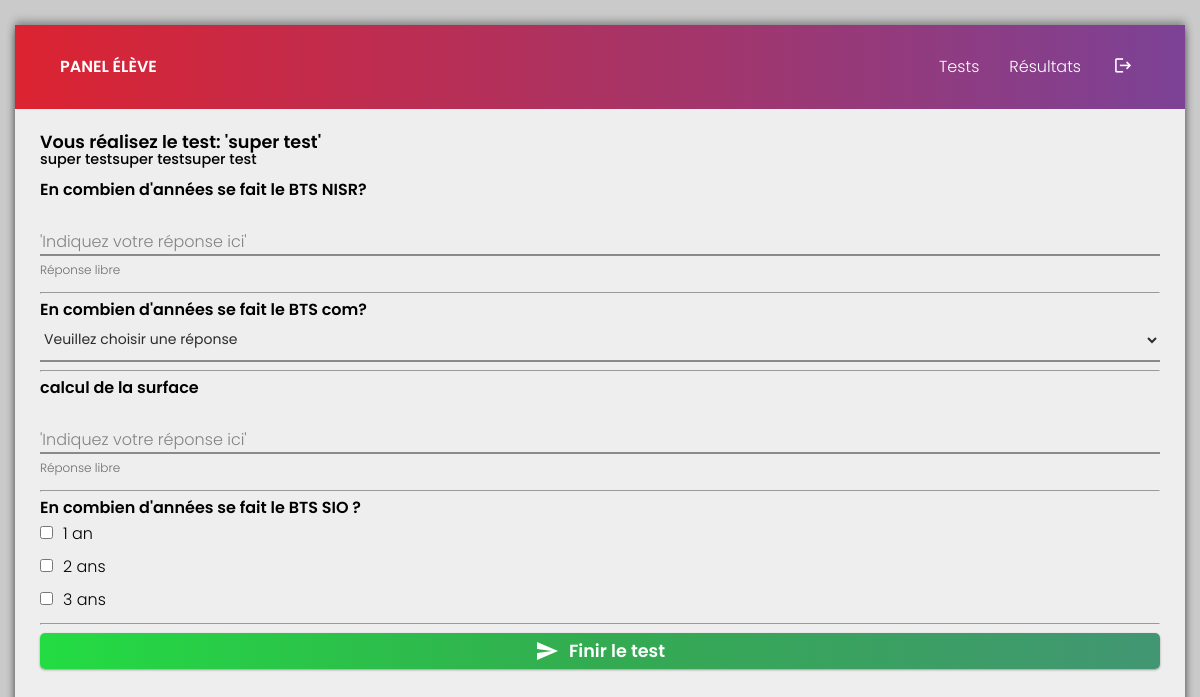
Page /?action=fairetest&id=1 (signed in) on the committed database.
### tables this page shows
CREATE TABLE `tests` (
  `id` int(11) NOT NULL,
  `titre` varchar(50) NOT NULL,
  `description` text NOT NULL,
  `temps` text NOT NULL,
  `date_max` text NOT NULL,
  `date_creation` text NOT NULL,
  `date_publish` text NOT NULL,
  `tentatives` text NOT NULL,
  `questions` text NOT NULL,
  `publication` text NOT NULL,
  `categorie` text NOT NULL,
  `auteur` text NOT NULL,
  `arrondi_note` text NOT NULL
);

CREATE TABLE `questions` (
  `id` int(11) NOT NULL,
  `intitule` text NOT NULL,
  `propositions` text NOT NULL,
  `reponses` text NOT NULL,
  `format` int(11) NOT NULL,
  `niveau` int(11) NOT NULL,
  `categorie` int(11) NOT NULL,
  `auteur_id` int(11) NOT NULL,
  `date_creation` text NOT NULL,
  `date_modification` text NOT NULL,
  `valeur_pts` float NOT NULL
);

### app/sys/connexion.php (called while the page is built, shortened)
<?php
    function getPDO() {
        $user = 'root';
        $pass = '';
        $pdo_options[PDO::MYSQL_ATTR_INIT_COMMAND] = "SET NAMES 'UTF8'";
        return $connexion = new PDO('mysql:host=localhost;dbname=proj_ap', $user, $pass, $pdo_options);
    }
?>

### app/tests/tests_do.php (the view, shortened to what this page needs)
<?php
    if(isset($_SESSION["user"])) {
        $requestedTest = htmlentities($_GET["id"]);
        $sql = "SELECT * FROM tests WHERE id=?";
        $stm = getPDO()->prepare($sql);
        $stm->execute([$requestedTest]);
        $test = $stm->fetch();
        $auteur_id  = getUserSessionId();
        if(!$test) {
            echo "Le test demandé n'est plus disponible.";
        }
        else {
            if($test["publication"] == 0) {
                echo "Le test demandé n'est pas publié.";
            }
            else {
                if(time() > $test["date_max"]) {
                    echo "Le test demandé n'est plus disponible (temps écoulé).";
                }
                else {
                    $sql = "SELECT * FROM tentatives WHERE test_id=? AND auteur_id=?";
                    $stm = getPDO()->prepare($sql);
                    $stm->execute([$requestedTest, $auteur_id]);
                    $tentative = $stm->fetch();
                    if($tentative) {
                        echo "Vous avez déjà réalisé ce test.";
                    }
                    else {
                        $pageTestId = $test["id"];
                        $pageTestTitre = $test["titre"];
                        $pageTestDesc = $test["description"];
                        echo "
                        <div class='body-content' id='test_create'>
                        <div class='testcreate-page'>
                            <div class='form-block'>
                                <h4>Vous réalisez le test: '" . $pageTestTitre . "'</h4>
                                <h6>" . $pageTestDesc . "</h6>
                                <br>
                                <form action='app/tests/tests_finish.php' method='post' id='test-finish'>
                                    <input type='text' name='testid' value='" . $pageTestId . "' style='display:none'>
                        ";
                        $sql = "SELECT * FROM questions";
                        $stm = getPDO()->query($sql);
                        $questions = $stm->fetchAll();
                        $testQuestions = json_decode($test["questions"], true);
                        foreach($questions as $question) {
                            foreach($testQuestions as $testQuestion) {
                                if($question["id"] == $testQuestion) {
                                    echo "<div class='question' id='" . $question["id"] . "' type='" . $question["format"] . "'>";
                                    if($question["format"] == 0) {
                                        echo "<b>" . $question["intitule"] . "</b>";
                                        echo "
                                            <label class='has-float-label'>
                                                <input placeholder=' ' type='text' name='" . $question["id"] . "'>
                                                <span class='label'>'Indiquez votre réponse ici'</span>
                                                <div class='helper'>Réponse libre</div>
                                                <div class='error'>Erreur: Doit être de 2 caractères minimum</div>
                                            </label>
                                        ";
                                    }
                                    if($question["format"] == 1) {
                                        echo "<b>" . $question["intitule"] . "</b>";
                                        echo "
                                            <select name='" . $question["id"] . "'>
                                            <option value=''>Veuillez choisir une réponse</option>
                                        ";
                                        echo "</select>";
                                    }
                                    if($question["format"] == 2) {
                                        $compteurval = 0;
                                        $questionsPropositions = json_decode($question["propositions"], true);
                                        echo "<div class='reply-checkboxes'><p><b>" . $question["intitule"] . "</b></p><div class='boxes'>";
                                        foreach($questionsPropositions as $questionsProposition) {
                                            echo "<input type='checkbox' name='" . $question["id"] . "' value='" . $compteurval . "' id ='" . $compteurval . "'>";
                                            echo "<label for='" . $compteurval . "'>" . $questionsProposition . "</label><br>";
                                            $compteurval = $compteurval + 1;
                                        }
                                        echo "</div></div>";
                                    }
                                    echo "</div><hr>";
                                }
                            }
                        }
                        echo "
                                    <div class='form-input'>
                                        <button type='submit' id='test-send'><span class='material-icons'>send</span> Finir le test</button>
                                    </div>
                                </form>
                                <p class='errors-form'></p>
                            </div>
                        </div>
                        </div>
                        ";
                    }
                }
            }
        }
    }
?>

### index.php (shortened to what this page needs)
<?php
    $action = "";
    $traitement = "";
    if(isset($_GET["action"])) {
        $action = $_GET["action"];
    }
    if($traitement == "") {
        include('app/ui/header.php');
    }
    else {
        include('app/sys/connexion.php');
    }
    if(isset($_SESSION["user"]) && isset($_SESSION["role"])) {
        if($_SESSION["role"] == 1) {
            if($action == "") {
                include('app/tests/tests_liste_admin.php');
            }
            if($action == "tests-index") {
                include('app/tests/tests_liste_admin.php');
            }
            if($action == "tests-create") {
                include 'app/tests/tests_create.php';
            }
            if($action == "categories-index") {
                include 'app/categories/categories_index.php';
            }
            if($action == "categories-create") {
                include 'app/categories/categories_create.php';
            }
            if($action == "questions-index") {
                include 'app/questions/questions_index.php';
            }
            if($action == "questions-create") {
                include 'app/questions/questions_create.php';
            }
            if($action == "test-voir") {
                if(isset($_GET["id"])) {
                    include('app/tests/tests_do_admin.php');
                }
                else {
                    header('Location:index.php');
                }
            }
            if($action == "tests-liste") {
                include('app/tests/tests_liste_admin.php');
            }
            if($action == "tests-liste-resultats") {
                if(isset($_GET["id"])) {
                    include('app/tests/tests_liste_resultats.php');
                }
                else {
                    header('Location:index.php');
                }
            }
            if($action == "test-publier") {
                if(isset($_GET["id"])) {
                    include('app/tests/test_publish.php');
                }
                else {
                    header('Location:index.php');
                }
            }
            if($action == "test-depublier") {
                if(isset($_GET["id"])) {
                    include('app/tests/test_unpublish.php');
                }
                else {
                    header('Location:index.php');
                }
            }
            if($action == "settings") {
                include('app/sys/settings.php');
            }
            if($action == "user_derank") {
                if(isset($_GET["id"])) {
                    include('app/users/user_derank.php');
                }
                else {
                    header('Location:index.php');
                }
            }
            if($action == "user_rank") {
                if(isset($_GET["id"])) {
                    include('app/users/user_rank.php');
                }
                else {
                    header('Location:index.php');
                }
            }
        }
        else {
            if($action == "fairetest") {
                if(isset($_GET["id"])) {
                    include('app/tests/tests_do.php');
                }
                else {
                    header('Location:index.php');
                }
            }
        }
    }
    if($traitement == "") {
        include('app/ui/footer.php');
    }
?>

### app/ui/header.php (shortened to what this page needs)
<?php
    include('app/sys/connexion.php');
?>
<!DOCTYPE html>
<html class="index" lang="fr">
<head>
    <link href="assets/reset.css" rel="stylesheet">
    <link href="assets/style.css" rel="stylesheet">
    <link rel="stylesheet" href="https://cdnjs.cloudflare.com/ajax/libs/font-awesome/4.7.0/css/font-awesome.min.css">
</head>
<body>
    <?php
        if(isset($_SESSION["user"])) {
            echo "<div class='header-container'>";
        }
        else {
            echo "<div class='header-container big'>";
        }
    ?>
        <nav>
            <?php
                    if(isset($_SESSION["user"])) {
                        if($_SESSION["role"] == 1) {
                            echo "<p>Panel d'administration</p>";
                        }
                        else {
                            echo "<p>Panel élève</p>";
                        }
                    }
                    else {
                        echo "<p><a href='index.php'> $system_siteTitle </a></p>";
                    }
            ?>
            <ul>
                <?php
                    if(isset($_SESSION["user"])) {
                        if($_SESSION["role"] == 1) {
                            echo "
                            <li id='tests-index'><a href='#'>Tests</a></li>
                            <li id='questions-index'><a>Questions</a></li>
                            <li id='categories-index'><a>Catégories</a></li>
                            <li><a href='?action=settings'>Paramètres</a></li>
                            <li class='rounded'><a href='?action=logout'><span class='material-icons'>logout</span></a></li>
                            ";
                        }
                        else {
                            echo "
                            <li id='tests-index'><a href='?action=user_voir_tests'>Tests</a></li>
                            <li id='tests-result'><a href='?action=user_voir_results'>Résultats</a></li>
                            <li class='rounded'><a href='?action=logout'><span class='material-icons'>logout</span></a></li>
                            ";
                        }
                    }
                    else {
                        echo "<li><a href='?action=inscription'>Inscription</a></li><li><a href='?action=apropos'>A propos</a></li>";
                    }
                ?>
            </ul>
        </nav>
    </div>

### assets/style.css (style rules this page uses)
*, html, body { font-family: 'Poppins', sans-serif; z-index:0; }
html.index { height:93.5% !important; font-weight:300; }
html, body { min-height:100%; font-weight:300; }
html { padding:25px 15px; background:#cacaca; }
body { box-shadow:0 -4px 8px rgba(0,0,0,0.30), 0 5px 8px rgba(0,0,0,0.45); background:#eee; flex-flow:column; display:flex; }
.header-container { background: linear-gradient(0.25turn, #DC2331, #AB3363, #7C4296); padding:10px 30px; flex-flow: column; display:flex; color:#fff; }
a { text-decoration: none; color: inherit; }
.header-container nav { display: flex; justify-content: space-between; padding:15px; }
nav ul { display:flex; }
nav ul li { border-radius:20px; padding: 5px 10px; margin:auto 5px; max-height:25px; }
nav ul li.rounded { border-radius:50%; padding:0 !important; max-height:34px; height:34px; width:34px; display:flex; justify-content: center; align-items: center; }
nav ul li.rounded span { font-size:1.2em; margin:auto; }
nav ul li:last-child { padding:0; margin:0; padding: 5px 10px; margin-left:10px; }
nav a { color:#fff; text-decoration: none; }
nav p { text-transform: uppercase; font-weight:600; margin:auto 0; }
.has-float-label { display: block; position: relative; margin:16px 0; }
.has-float-label input { font-size: inherit; padding: 16px 0 8px 0; border: 0; border-radius: 0; box-shadow:none; background-color:initial; color:#2c2c2c; caret-color:#2979ff; border-bottom:2px solid #8a8a8a; }
.form-block input { font-family: sans-serif; font-size: 14px; line-height: 1.15; margin: 0; outline: none; }
p.errors-form { font-weight: 600; display: block; margin: 10px 0; padding: 10px; border-radius: 5px; }
.form-block button { display: flex; justify-content: center; align-items: center; padding: 5px 0; border-radius: 5px; border: none; background: #00d939; color: white; font-weight: 600; font-size:1.1em; background: linear-gradient(0.25turn, #23dc42, #33ab51, #429673); transition:all 0.1s cubic-bezier(.17,.67,.83,.67); box-shadow: 0 1px 3px rgba(0,0,0,0.12), 0 1px 2px rgba(0,0,0,0.24); cursor:pointer; }
.form-block button span { margin-right:10px; }
.has-float-label label, .has-float-label > .label { position: absolute; left: 0; top: 0; cursor: text; font-size: 12px; color:#6d6d6d; transition: all .2s; pointer-events:none; }
.helper { display:block; color:#6d6d6d; }
.helper, .error { font-size:12px; padding-top:8px; line-height:1; }
a { text-decoration:none; }
.form-block h4 { font-weight: 600; font-size:1.1em; }
.form-block h6 { font-weight: 500; font-size:.9em; }
.form-block form { width: 100%; }
.form-block select { background: transparent; border: none; border-bottom: 2px solid #8a8a8a; padding:10px 0; color:#2c2c2c; font-size:14px; }
.form-block input, .form-block select, .form-block button { width: 100%; }
.body-content { padding:25px; }
.body-content .form-block { display: flex; flex-direction: column; }
.body-content .form-block form { display:block; margin:auto !important; }
.body-content { display: flex; flex-direction: column; justify-content: center; }
.form-inline, .form-block { margin:0 0 50px 0; }
.reply-checkboxes input { width:auto !important; }
.reply-checkboxes input, .reply-checkboxes label { margin:10px 0; }
.reply-checkboxes label { padding:0 10px 0 10px; }
.question b { font-weight: 600; }
b { font-weight: 600; }

### rows in the picture
tests: titre "super test", description "super testsuper testsuper test"
questions: intitule "En combien d'années se fait le BTS NISR?"
questions: intitule "En combien d'années se fait le BTS com?"
questions: intitule "calcul de la surface"
questions: intitule "En combien d'années se fait le BTS SIO ?", propositions "1 an", propositions "2 ans", propositions "3 ans"
